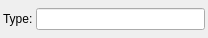
<?xml version="1.0" encoding="UTF-8"?>
<ui version="4.0">
 <class>Widget_NodeSurface</class>
 <widget class="QWidget" name="Widget_NodeSurface">
  <property name="geometry">
   <rect>
    <x>0</x>
    <y>0</y>
    <width>208</width>
    <height>38</height>
   </rect>
  </property>
  <property name="windowTitle">
   <string>Form</string>
  </property>
  <layout class="QHBoxLayout" name="horizontalLayout">
   <property name="spacing">
    <number>3</number>
   </property>
   <property name="leftMargin">
    <number>3</number>
   </property>
   <property name="topMargin">
    <number>0</number>
   </property>
   <property name="rightMargin">
    <number>3</number>
   </property>
   <property name="bottomMargin">
    <number>0</number>
   </property>
   <item>
    <widget class="QLabel" name="label_type">
     <property name="text">
      <string>Type:</string>
     </property>
    </widget>
   </item>
   <item>
    <widget class="QLineEdit" name="lineEdit_type"/>
   </item>
  </layout>
 </widget>
 <resources/>
 <connections/>
</ui>
